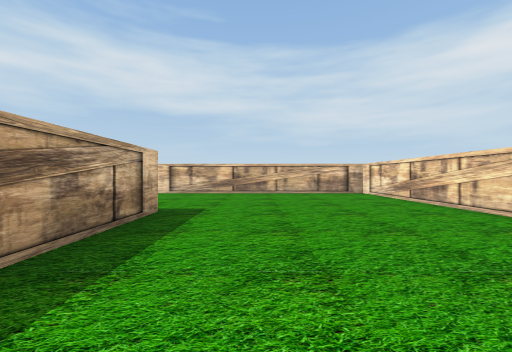
view 1 (above)

19 first-person views from a walk through a scene from a Unity 3-D project. The camera is 0.58 m above the floor, looks level and sees 90° across. The floor is counted in squares, 1 m on a side. Each view is taken from the middle of a square. On the plan, view 1 faces up. The plan holds only what a view shows up to about 9 squares ahead; the rest is blank. The place goes on beyond the plan. The player character is not drawn.

view 2
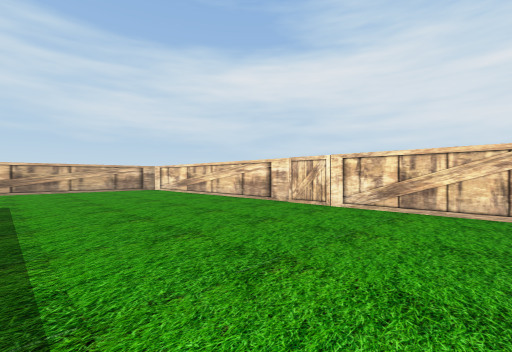

view 3
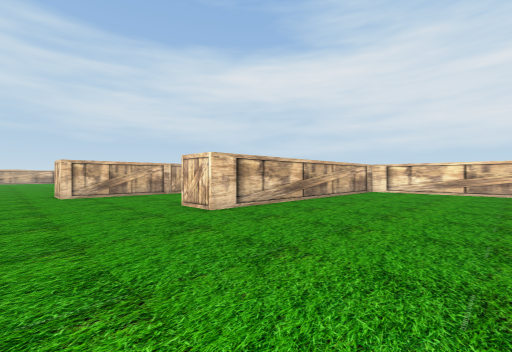

view 4
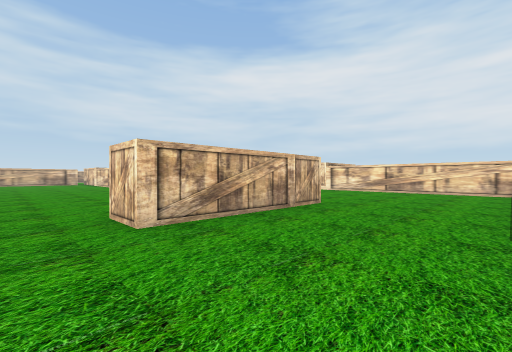

view 5
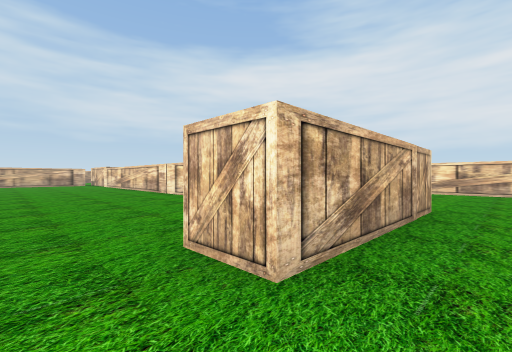

view 6
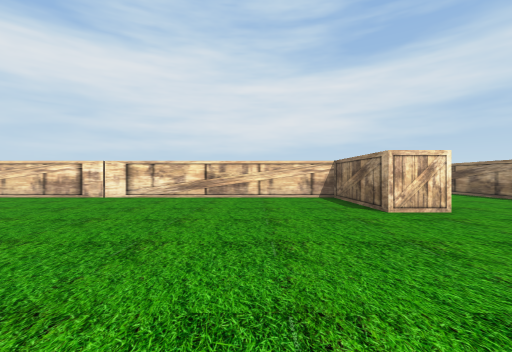

view 7
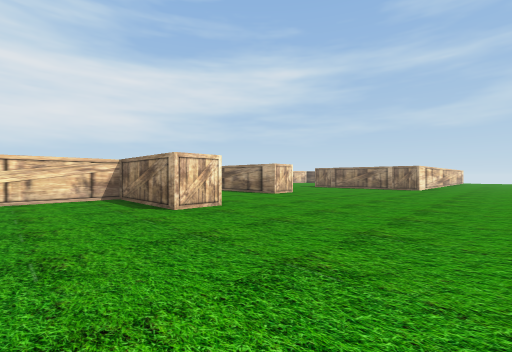

view 8
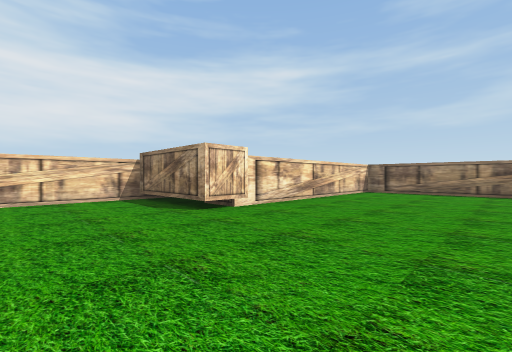

view 9
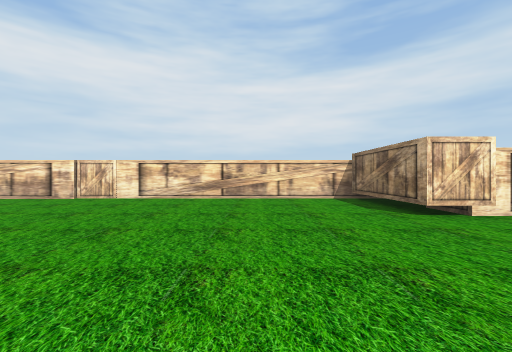

view 10
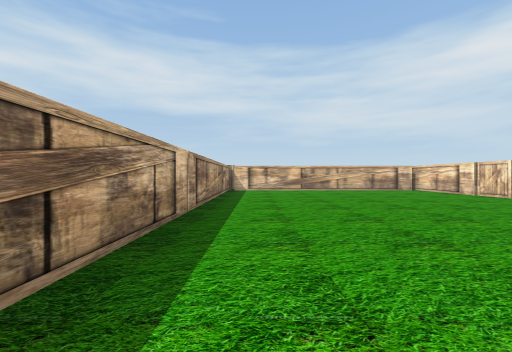

view 11
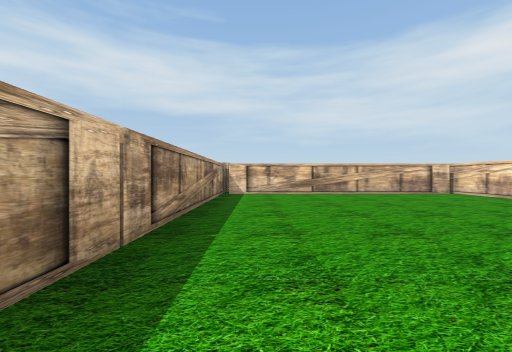

view 12
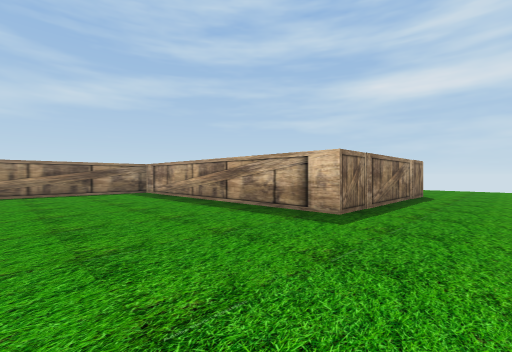

view 13
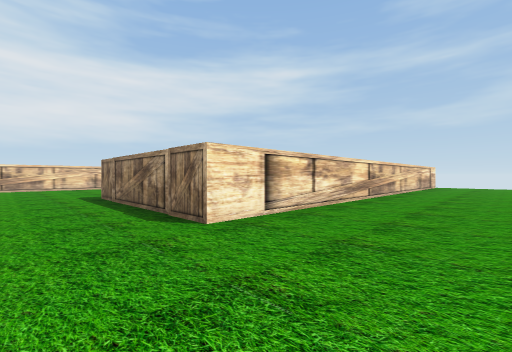

view 14
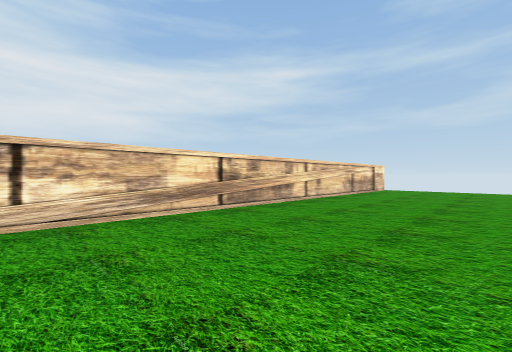

view 15
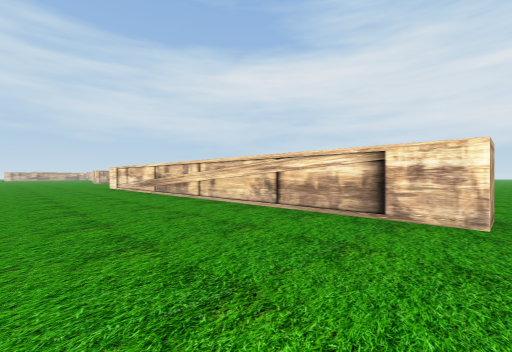

view 16
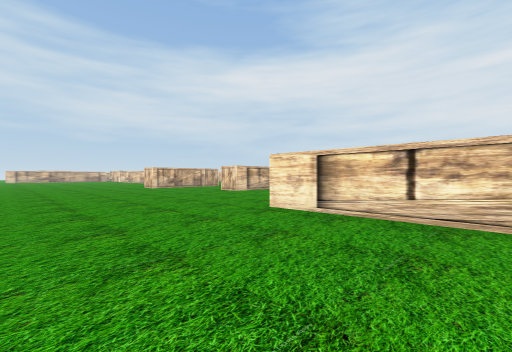

view 17
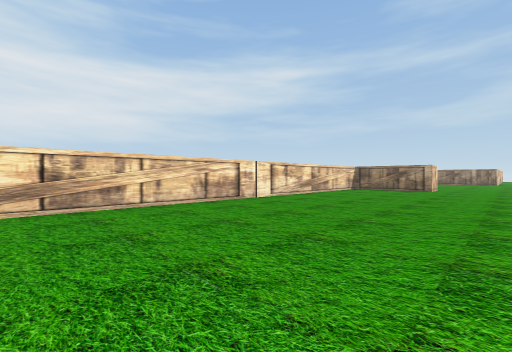

view 18
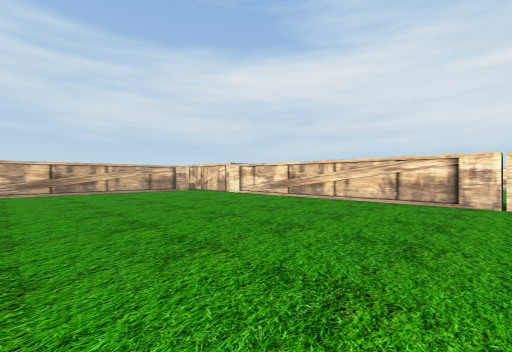

view 19
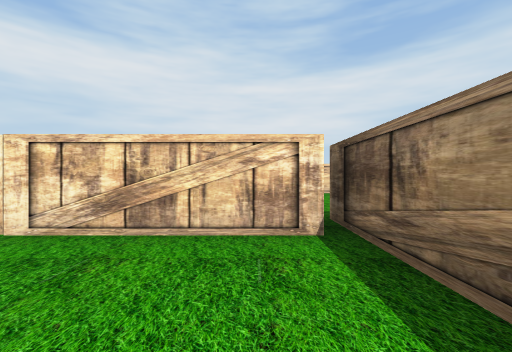

### Floor plan
Points are (right, up) in squares from view 1. A wall is a line through its corners. A room is listed if a view was taken in it or the views show most of it. See-through windows are left out.
Room 1 (views 1, 2, 3, 4, 5, 6, 7, 8, 9, 10, 11, 12, 13, 14, 15, 16, 17, 18, 19)
walls: (-1, 12.9) (-4.9, 12.9) (-4.9, 13.9) (-2.1, 13.9) (-2.1, 25.5); (3.7, 10) (3.7, 16.5) (6.6, 16.5); (6.6, 16.1) (6.6, 25.5); (-1.1, 25.5) (-1.1, 17); (3.5, -2.8) (3.5, 8.6) (-3.5, 8.6) (-3.5, 9.6) (3.4, 9.6); (-6.4, -8.8) (-6.4, 4.2) (-1.6, 4.2) (-1.6, -3) (4.5, -3)
low walls: (3.6, 15.9) (4.4, 15.9)
ways out: opening at (-6, -9)

Positions as (right, up) in squares from view 1, and headings:
1: (0, 0), facing up
2: (-1, -2), facing up-right
3: (-6, 5), facing up-right
4: (-6, 10), facing up-right
5: (-6, 12), facing up-right
6: (-9, 16), facing right
7: (-9, 16), facing down-right
8: (0, 19), facing down-right
9: (0, 19), facing right
10: (0, 16), facing up
11: (0, 18), facing up
12: (2, 6), facing down-left
13: (-9, 6), facing down-right
14: (-10, 2), facing down-right
15: (-10, -9), facing up-right
16: (-10, 1), facing up-right
17: (-7, 25), facing down-right
18: (-8, 20), facing up-right
19: (1, -2), facing right
